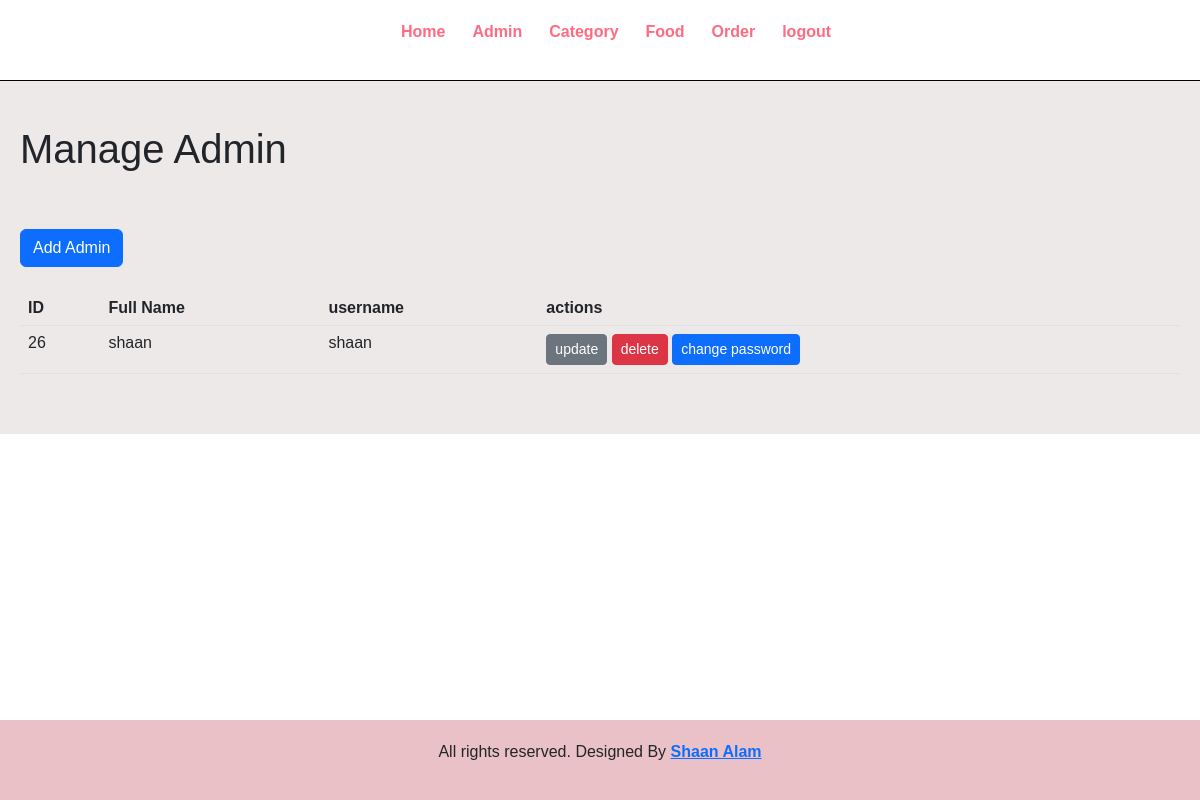
Screenshot of /admin/manage-admin.php (signed in) with the database file from the repository.
### tables this page shows
CREATE TABLE `admin_tbl` (
  `id` int(10) UNSIGNED NOT NULL,
  `full_name` varchar(100) NOT NULL,
  `username` varchar(100) NOT NULL,
  `password` varchar(255) NOT NULL
);

### admin/manage-admin.php (the view, shortened to what this page needs)
<?php include('partials/menu.php') ?>
 <div class="main-content">
        <div class="wrapper">
            <h1>Manage Admin</h1>
            <br><br>
            <table class="table">
            <a class="btn btn-primary" href="add-admin.php" role="button">Add Admin</a>
            <br><br>
    <tr>
      <th scope="col">ID</th>
      <th scope="col">Full Name</th>
      <th scope="col">username</th>
      <th scope="col">actions</th>
    </tr>
    <?php
    $sql = "SELECT * FROM admin_tbl";
    $result = mysqli_query($con, $sql);
    if($result==TRUE)
    {
      $count = mysqli_num_rows($result);
      if($count>0)
      {
        while($rows=mysqli_fetch_assoc($result))
        {
          $id=$rows['id'];
          $full_name=$rows['full_name'];
          $username=$rows['username'];
          ?>
          <tr>
      <td><?php echo $id ?></td>
      <td><?php echo $full_name ?></td>
      <td><?php echo $username ?></td>
      <td>
      <a class="btn btn-secondary btn-sm" href='http://localhost/TY-PROJECT/admin/update-admin.php?id=<?php echo $id; ?>' role="button">update</a>
      <a class="btn btn-danger btn-sm" href='http://localhost/TY-PROJECT/admin/delete-admin.php?id=<?php echo $id; ?>' role="button">delete</a>
      <a class="btn btn-primary btn-sm" href='http://localhost/TY-PROJECT/admin/update-password-admin.php?id=<?php echo $id; ?>' role="button">change password</a>
      </td>
    </tr>
          <?php
        }
      }
      else
      {
      }
    }
    ?>
</table>
        </div>
 </div>
     <?php include('partials/footer.php') ?>

### css/main.css (style rules this page uses)
* { margin: 0; padding: 0; font-family: Arial, Helvetica, sans-serif; }
.wrapper { padding: 20px; width: 100%; margin: 0 auto; }
.main-content { background-color: rgb(238, 233, 233); padding: 2% 0; }

### rows the page displays
admin_tbl: id "26", full_name "shaan", username "shaan"
